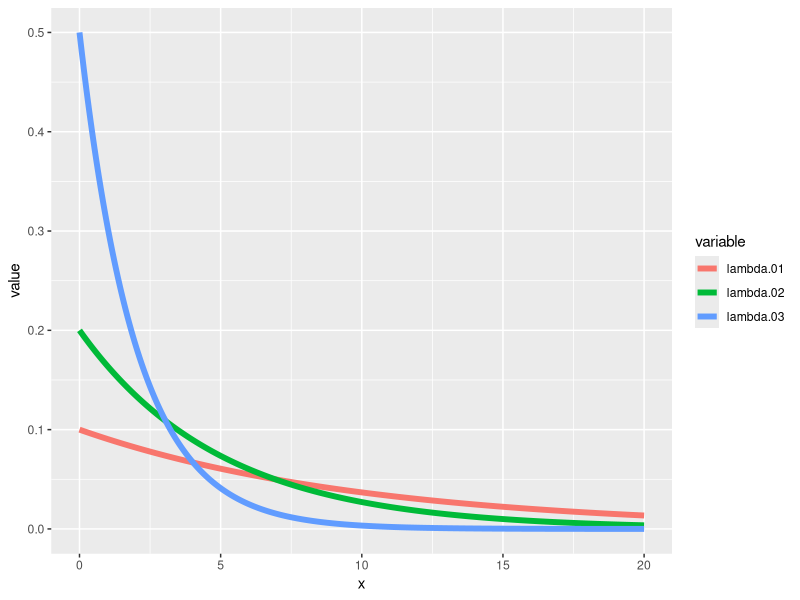
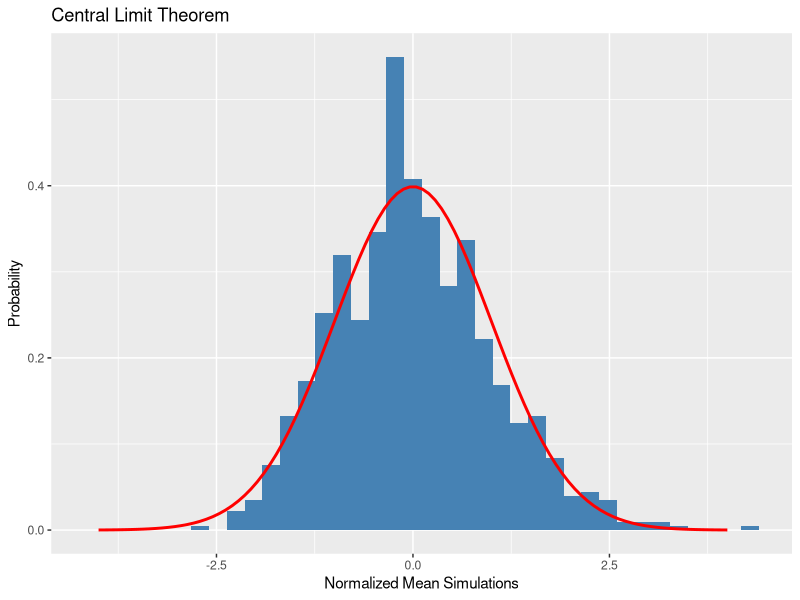
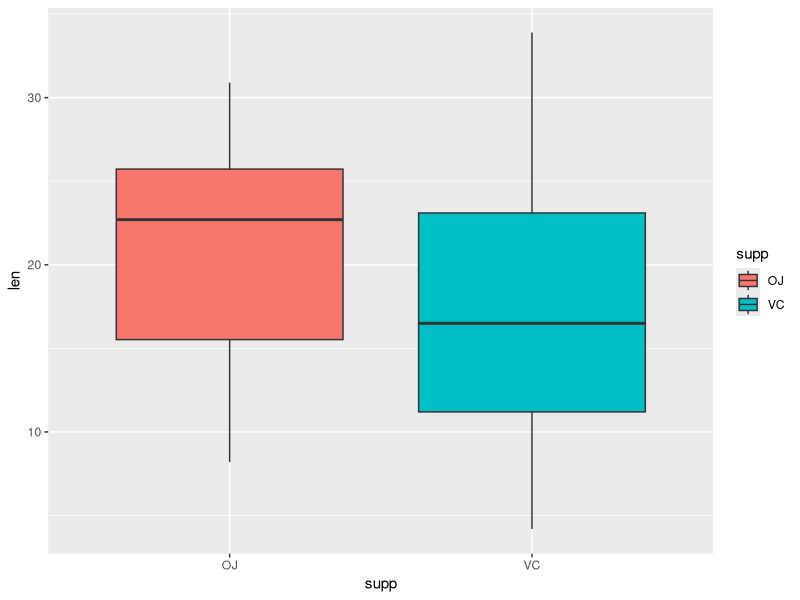

Recreate these plots in R, in order. (Note: this script raises an error after producing the figures.)
## ---- chunk 1
library(knitr)
opts_chunk$set(echo = TRUE, warning = FALSE, message = FALSE)
#options(scipen=999)
## ---- chunk 2
library(knitr)
library(ggplot2)
library(dplyr)
library(reshape2)

## ---- chunk 3
x <- seq(0,20,length = 1000)
lambda.01 <- dexp(x,rate = 0.1)
lambda.02 <- dexp(x, rate = 0.2)
lambda.03 <- dexp(x, rate=0.5)
dat <- data.frame(x,lambda.01,lambda.02,lambda.03)
dat <- melt(dat, id.vars = "x")
## ---- chunk 4

g <- ggplot(dat, aes(x = x, y = value,color = variable))
g <- g + geom_line(size = 2)
g
## ---- chunk 5

lambda <- 0.2
n <- 40
sims.mean <- NULL
sims.sd <- NULL
for(i in 1:1000){
    sims <- rexp(n,lambda)
    sims.mean <- c(sims.mean, mean(sims))
    sims.sd <- c(sims.sd , sd(sims))
}
## ---- chunk 6

sims.mean <- (sims.mean - mean(sims.mean))/sd(sims.mean)
x <- seq(-4,4, length = 100)
hx <- dnorm(x)
g <- ggplot(data.frame(x = sims.mean), aes(x = x))
g + geom_histogram(aes(y = ..density.. ,fill = I("steelblue")), binwidth = density(sims.mean)$bw) + 
    geom_line(data = data.frame(x=x,hx=hx),aes(x=x,y=hx), col = "red", size = 1) + 
    labs(x = "Normalized Mean Simulations", y = "Probability", title ="Central Limit Theorem")

## ---- chunk 7

data("ToothGrowth")
str(ToothGrowth)

## ---- chunk 8
summary(ToothGrowth)
## ---- chunk 9
aggregate(len ~ dose, ToothGrowth, mean)
g <- ggplot(data = ToothGrowth, aes(x = supp, y = len, fill = supp))
g + geom_boxplot()
## ---- chunk 10
t.output <- t.test(len ~ supp , data = ToothGrowth, paired = FALSE, var.equal = FALSE)
t.output$p.value
## ---- chunk 11
sub1 <- ToothGrowth[ToothGrowth$dose == 0.5 | ToothGrowth$dose == 1,]
sub2 <- ToothGrowth[ToothGrowth$dose == 1 | ToothGrowth$dose == 2,]

res1 <- t.test(len~dose, data = sub1, paired = FALSE, var.equal = FALSE)
res2 <- t.test(len~dose, data = sub2, paired = FALSE, var.equal = FALSE)


